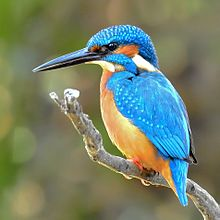
#> input picture bird.jpg, 220 x 220 px
$ jupyter execute original.ipynb
#> lines starting #> are read from the running program, lines starting #| are printed output that depends on the picture; after the words box and inside, x2 and y2 are one past the last pixel; in counts of white or black regions, pixels touching at a corner belong together
[cell 1]
import numpy as np
import cv2
from matplotlib import pyplot as plt
import time
'''from google.colab.patches import cv2_imshow
from google.colab import drive
from google.colab.patches import cv2_imshow

drive.mount('/content/drive')'''

def change(img):  #對影像灰階值做倒數
    nr, nc = img.shape[:2]
    new_img = np.zeros((nr, nc), np.uint8)  #建立一新影像且灰階值為0

    for x in range(nr):
        for y in range(nc):
            if img[x][y] == 0:  #若傳進來的影像目前位置灰階值為0，則新影像同樣位置灰階值設為1
                new_img[x][y] = 255

    return new_img  #回傳該影像

def reduce_noise(img, edges, radius):  #若灰階影像中各相素點半徑(radius)內邊緣影像有值則將其保留，若否則將該相素點刪除
    nr, nc = img.shape[:2]
    new_img = img.copy()  #複製一新影像
    has_edges = 0  #檢測半徑內是否有邊緣資訊
    edges_x = edges_y = 0  #紀錄半徑內的X,Y軸的值

    for x in range(nr):
        for y in range(nc):
            if img[x][y] == 0:
                for round_x in range(2 * radius + 1):  #檢測目前位置加上或減去半徑後是否會超過影像範圍
                    for round_y in range(2 * radius + 1):
                        if (x - radius + round_x) < 0:
                            edges_x = 0

                        elif (x - radius + round_x) >= nr:
                            edges_x = nr - 1

                        else:
                            edges_x = x - radius + round_x

                        if (y - radius + round_y) < 0:
                            edges_y = 0

                        elif (y - radius + round_y) >= nc:
                            edges_y = nc - 1

                        else:
                            edges_y = y - radius + round_y

                        if edges[edges_x][edges_y] == 0:  #若在半徑內有邊緣資訊，則記錄有邊緣
                            has_edges = 1

            if has_edges == 0:  #若半徑內無邊緣資訊則將新影像的該點的灰階值設為255
                new_img[x][y] = 255

            has_edges = 0
    return new_img

#img = cv2.imread("/content/drive/My Drive/a.jpg", -1)
img = cv2.imread("./bird.jpg")  #讀取影像
#> img is the input picture: shape (220, 220, 3); mean B, G, R 106.4, 128.6, 117

gray_img = cv2.cvtColor(img, cv2.COLOR_BGR2GRAY)  #將讀取的影像轉換為灰階影像
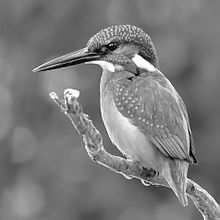
#> gray_img: shape (220, 220); min 0, max 255, mean 122.6
gaussian_img = cv2.GaussianBlur(gray_img, (5, 5), 0)  #將讀取的影像透過高斯濾波將影像平滑化，以此來減少背景躁點
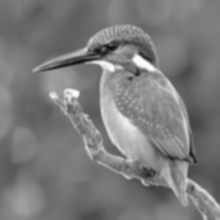
#> gaussian_img: shape (220, 220); min 14, max 252, mean 122.6
menu=1
print("此程式可以把圖片轉成山水畫\n\n")

while True:
    if menu == 1:
        print("以下為控制邊緣偵測的數值\n使用的是Canny來進行邊緣偵測\n")
        time.sleep(5)  #有時候會有執行過快因而順序錯亂的情況發生
        threshold1 = int(input("請輸入參數threshold1 門檻值，範圍 0～255\n推薦值為5，不推薦超過30\n你輸入的值 : "))
#> the answer given: 100
        threshold2 = int(input("\n請輸入參數threshold2 門檻值，範圍 0～255\n推薦值為90，不推薦超過200\n你輸入的值 : "))
#> the answer given: 100

        edges_img = cv2.Canny(gaussian_img, threshold1, threshold2)#影像邊緣偵測
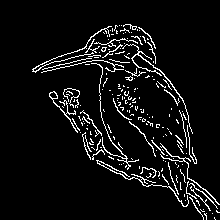
#> edges_img: shape (220, 220); 6.4% white in thin lines or dots, all inside (x1, y1, x2, y2) = (32, 24, 220, 220)
        edges_img = change(edges_img)  #因為Canny所生成之邊緣影像的邊緣為白色背景為黑色，故將其黑白顛倒

        imgs=[img, edges_img]
        titles=['original', 'reverse gray level for edges']

        for i in range(2):
            plt.subplot(1,2,i+1)
            plt.title(titles[i], fontsize=15, color = 'r')
            plt.imshow(imgs[i], cmap = 'gray')

        plt.tight_layout()
        plt.show()
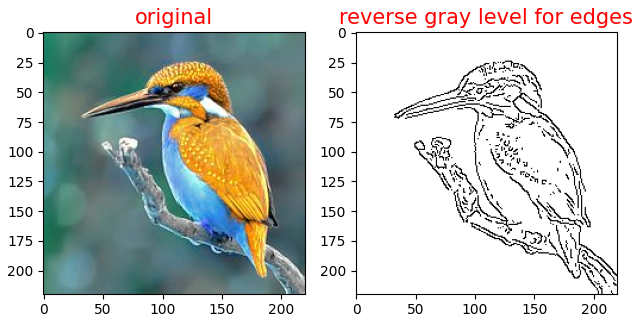
#> figure drawn by matplotlib, 2 panels; B, G, R data is drawn as R, G, B
        time.sleep(5)

        control = int(input("\n是否要重新輸入參數threshold1跟threshold2\n是請輸入1\n否請輸入2\n你輸入的值 : "))
#> the answer given: 100
#> the answer given: 100
#> the answer given: 100
#> the answer given: 100

        if 1 <= control <= 2 :
            menu = control

        else:
            print("\n輸入錯誤請重試\n")

    if menu == 2:
        adaptive_theshold_gaussian = cv2.adaptiveThreshold(gray_img, 255, cv2.ADAPTIVE_THRESH_GAUSSIAN_C, cv2.THRESH_BINARY, 11, 2)#將影像透過高斯法的適應性閥值化來將灰階影像變為只有黑白兩色

        print("\n\n以下為遮罩半徑的數值\n此遮罩會偵測各像素點半徑範圍內是否有其他邊緣資訊\n若沒有則判定該像素點為噪點")
        radius=int(input("\n請輸入遮罩半徑\n推薦值為6\n不推薦超過10\n你輸入的值 : "))
        reduce_noise_img = reduce_noise(adaptive_theshold_gaussian, edges_img, radius)  #透過邊緣資訊來將不必要的地方刪除

        imgs=[img, reduce_noise_img]
        titles=['original','reverse noise r = '+str(radius)]

        for i in range(2):
            plt.subplot(1, 2, i+1)
            plt.title(titles[i], fontsize = 15, color = 'r')
            plt.imshow(imgs[i], cmap = 'gray')

        plt.tight_layout()
        plt.show()
        time.sleep(10)

        control=int(input("\n請問要返回上個步驟，或是要重新輸入遮罩半徑\n回到上一步請輸入1\n要重新輸入遮罩半徑請輸入2\n不重新輸入遮罩半徑請輸入3\n你輸入的值 : "))

        if 1 <= control <= 3:
            menu = control

        else:
            print("\n輸入錯誤請重試\n")

    if menu==3:
        break

print("\n演示結束\n")

$ run again, with images.jpg copied over bird.jpg
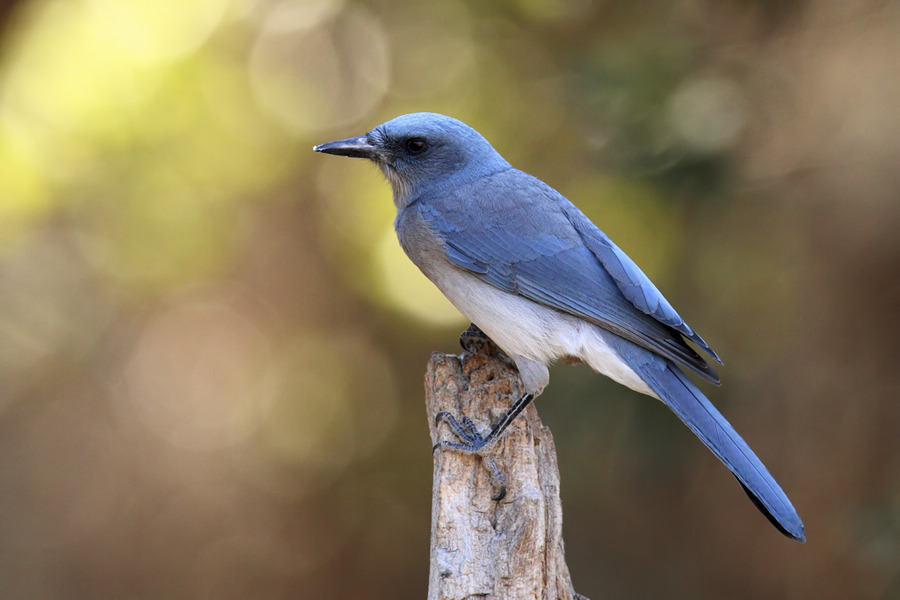
#> input picture images.jpg, 900 x 600 px
#> img is the input picture: shape (600, 900, 3); mean B, G, R 92.7, 120.2, 133.1
#> `edges_img = cv2.Canny(gaussian_img, threshold1, threshold2)#影像邊緣偵測`:
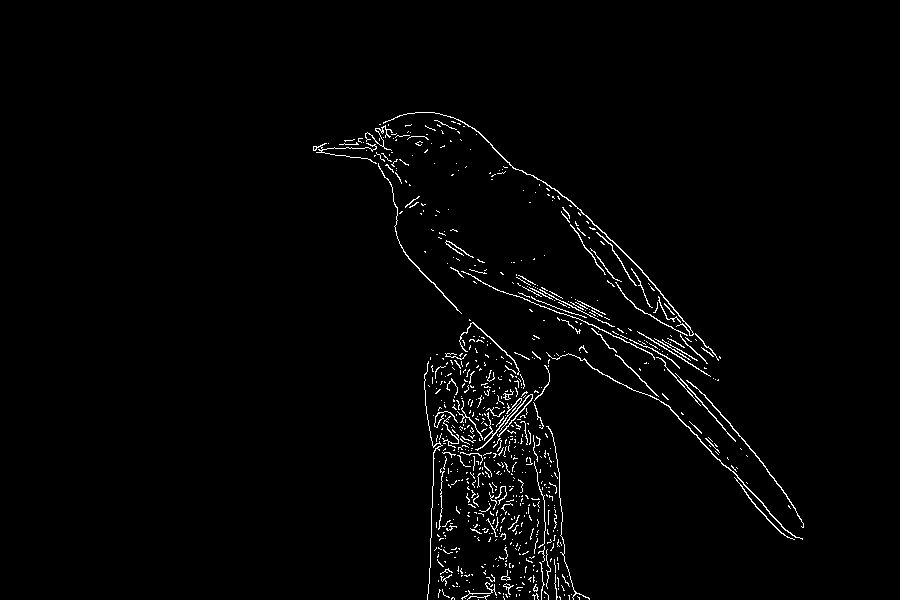
#> edges_img: shape (600, 900); 1.8% white in thin lines or dots, all inside (x1, y1, x2, y2) = (313, 112, 804, 600)
#> `plt.show()`:
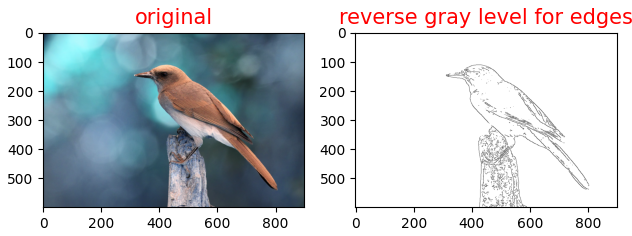
#> figure drawn by matplotlib, 2 panels; B, G, R data is drawn as R, G, B
